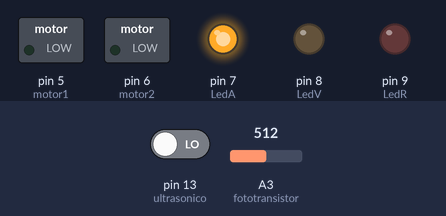
This sketch was run on a simulated Arduino Uno, built with avr-gcc and run on an emulated ATmega328P. Shown: switched loads named in the sketch (green lamp = pin HIGH), output pins drawn as LEDs (lit = HIGH). Dashed ring = blinking. The inputs (shaded band) are chosen by the test bench; at power-on: pin 13 (ultrasonico) LOW, A3 (fototransistor) = 512.

Above: at 1.3 s.
1.4 s: pin 13 (ultrasonico) driven HIGH
At 2.5 s:
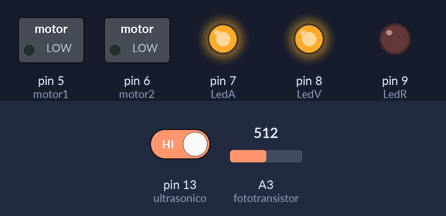
3.5 s: A3 (fototransistor) set to 24
5.2 s: A3 (fototransistor) set to 18
At 6.8 s:
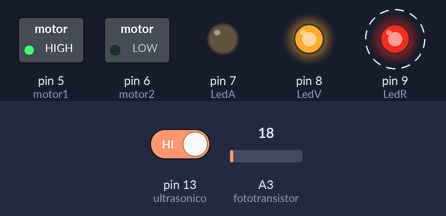
8.2 s: pin 13 (ultrasonico) driven LOW
At 11.1 s:
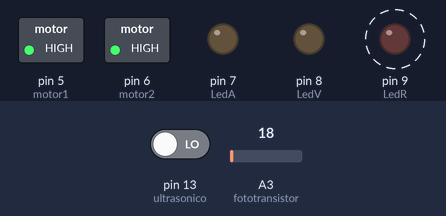
11.2 s: A3 (fototransistor) set to 122
At 12.6 s:
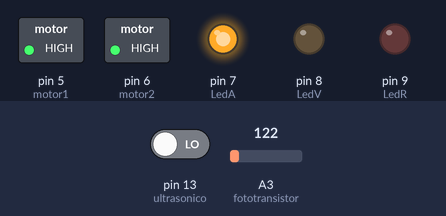
13.5 s: pin 13 (ultrasonico) driven HIGH
At 15.3 s:
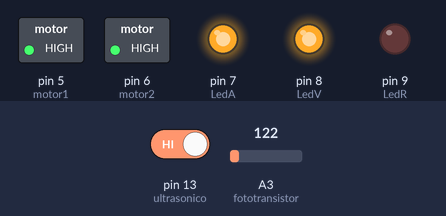
Timing chart, 0 to 16.5 s (numbered marks = the images above; inputs shaded):
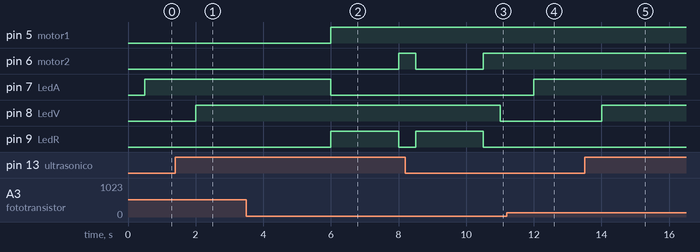

Measured:
- the behaviour switches between 22 and 21 on A3 (fototransistor) (found by bisection; images 1 and 2)
- after the input at 1.4 s, pin 8 (LedV): LOW → HIGH after 0.60 s
- after the input at 3.5 s, every drawn part: stays the same
- after the input at 5.2 s, pin 5 (motor1): LOW → HIGH after 0.80 s; pin 6 (motor2): LOW → HIGH after 2.8 s; pin 7 (LedA): HIGH → LOW after 0.80 s; pin 9 (LedR): LOW → HIGH after 0.80 s, → LOW 2.0 s later
- after the input at 8.2 s, pin 8 (LedV): HIGH → LOW after 2.8 s
- after the input at 11.2 s, pin 7 (LedA): LOW → HIGH after 0.80 s
- after the input at 13.5 s, pin 8 (LedV): LOW → HIGH after 0.50 s

The sketch:

dispensador_papel_simulacion.ino
```cpp
const int fototransistor = A3;
const int motor1 = 5;
const int motor2 = 6;
const int ultrasonico = 13;
const int LedV = 8;
const int LedA = 7;
const int LedR = 9;

void setup() {

  pinMode(fototransistor,INPUT);
  pinMode(ultrasonico,INPUT);
  pinMode(motor1,OUTPUT);
  pinMode(motor2,OUTPUT);
  pinMode(LedV,OUTPUT);
  pinMode(LedA,OUTPUT);
  pinMode(LedR,OUTPUT);

}

void loop() {

  int lectura = analogRead(fototransistor);
  int distancia = digitalRead(ultrasonico);
  delay(500);

  if(distancia == 1){
    digitalWrite(LedV,HIGH);
  } else{
    digitalWrite(LedV,LOW);
  }

  if(lectura < 22){
    digitalWrite(LedA,LOW);
    if(distancia == 1){
      encender_motor();
      delay(2000);
      apagar_motor();
    }
  } else {
    digitalWrite(LedA,HIGH);
  }

  while(fototransistor == 0){
    if(ultrasonico == 1){
      encender_motor();
      delay(2000);
      apagar_motor();
    }
  }

}

void encender_motor(){
  digitalWrite(LedR,HIGH);
  digitalWrite(motor1,HIGH);
  digitalWrite(motor2,LOW);
}

void apagar_motor(){
  digitalWrite(LedR,LOW);
  digitalWrite(motor1,HIGH);
  digitalWrite(motor2,HIGH);
}
```
